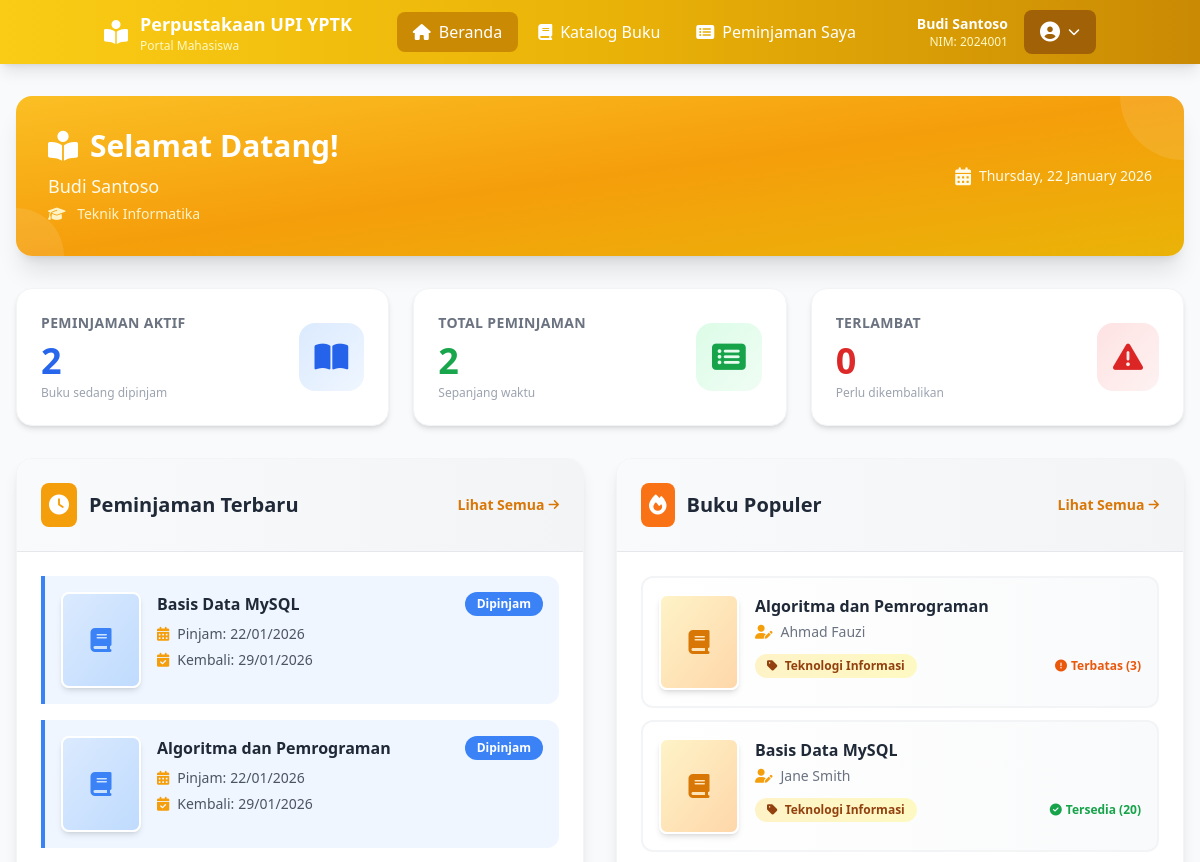
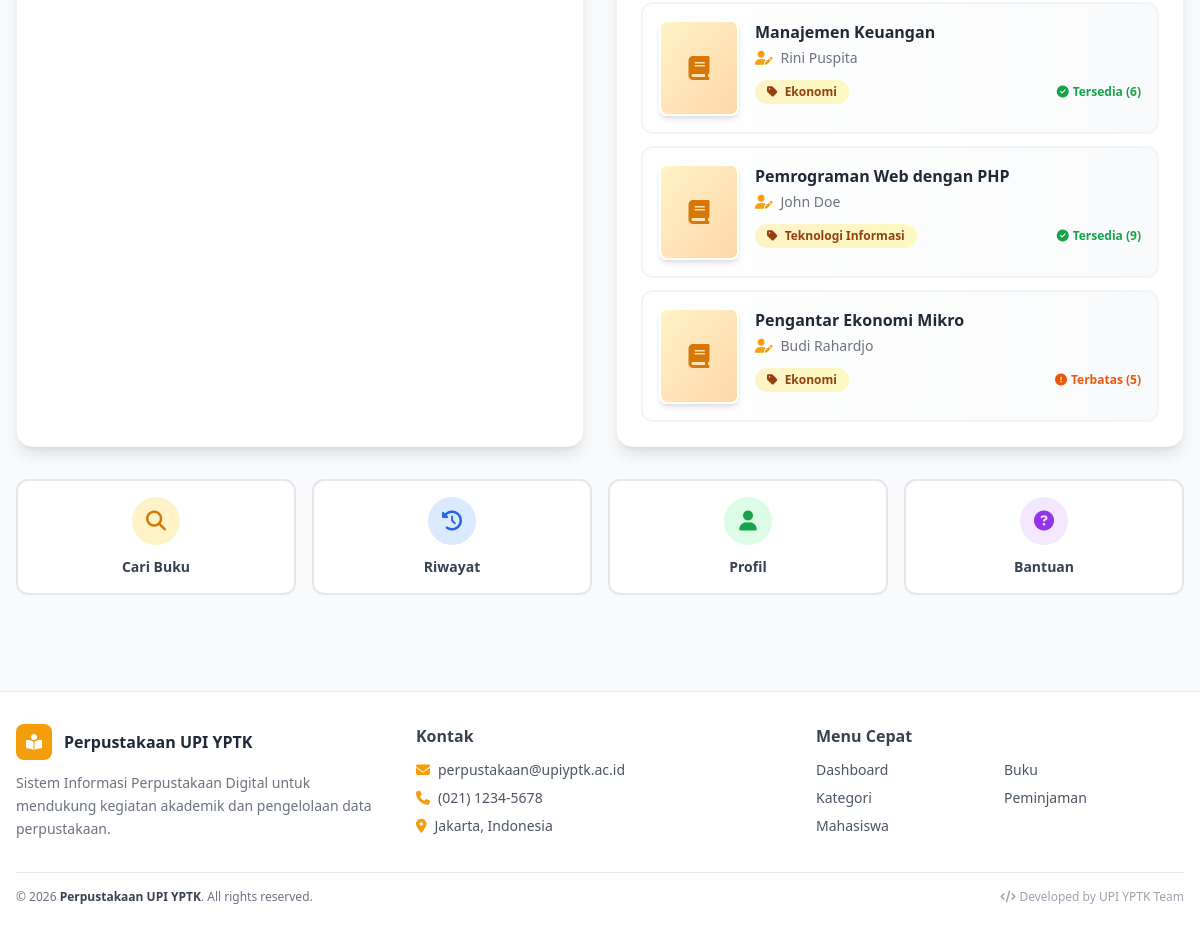
/student/dashboard.php (signed in), run on the app's committed database (2 pictures, top to bottom).
### tables this page shows
CREATE TABLE `peminjaman` (
  `id_peminjaman` int NOT NULL,
  `id_user` int NOT NULL,
  `id_buku` int NOT NULL,
  `tanggal_pinjam` date NOT NULL,
  `tanggal_kembali` date NOT NULL,
  `tanggal_pengembalian` date DEFAULT NULL,
  `status` enum('dipinjam','dikembalikan','terlambat') DEFAULT 'dipinjam',
  `denda` decimal(10,2) DEFAULT '0.00',
  `keterangan` text,
  `created_at` timestamp NULL DEFAULT CURRENT_TIMESTAMP
);

CREATE TABLE `buku` (
  `id_buku` int NOT NULL,
  `kode_buku` varchar(50) NOT NULL,
  `judul_buku` varchar(200) NOT NULL,
  `pengarang` varchar(100) NOT NULL,
  `penerbit` varchar(100) DEFAULT NULL,
  `tahun_terbit` year DEFAULT NULL,
  `id_kategori` int DEFAULT NULL,
  `stok` int DEFAULT '0',
  `lokasi_rak` varchar(50) DEFAULT NULL,
  `foto_buku` varchar(255) DEFAULT NULL,
  `created_at` timestamp NULL DEFAULT CURRENT_TIMESTAMP
);

CREATE TABLE `kategori` (
  `id_kategori` int NOT NULL,
  `nama_kategori` varchar(100) NOT NULL,
  `keterangan` text
);

### student/dashboard.php (the view, shortened to what the rows shown need)
<?php
require_once '../includes/header_student.php';
$conn = getConnection();
$student = getStudentData();
$recent_loans = $conn->query("
    SELECT p.*, b.judul_buku, b.kode_buku, b.foto_buku, k.nama_kategori,
           DATEDIFF(CURDATE(), p.tanggal_kembali) as hari_terlambat
    FROM peminjaman p
    JOIN buku b ON p.id_buku = b.id_buku
    LEFT JOIN kategori k ON b.id_kategori = k.id_kategori
    WHERE p.id_user = " . $student['id'] . "
    ORDER BY p.created_at DESC
    LIMIT 5
")->fetch_all(MYSQLI_ASSOC);
$popular_books = $conn->query("
    SELECT b.*, k.nama_kategori, COUNT(p.id_peminjaman) as jumlah_pinjam
    FROM buku b
    LEFT JOIN kategori k ON b.id_kategori = k.id_kategori
    LEFT JOIN peminjaman p ON b.id_buku = p.id_buku
    WHERE b.stok > 0
    GROUP BY b.id_buku
    ORDER BY jumlah_pinjam DESC, b.judul_buku
    LIMIT 6
")->fetch_all(MYSQLI_ASSOC);
?>
<div class="container mx-auto px-4 py-6 md:py-8 max-w-7xl">
    <div class="bg-gradient-to-br from-amber-400 via-amber-500 to-yellow-500 rounded-2xl shadow-xl p-6 md:p-8 mb-6 md:mb-8 text-white relative overflow-hidden">
        <div class="relative z-10">
            <div class="flex flex-col md:flex-row md:items-center md:justify-between">
                <div class="mb-4 md:mb-0">
                    <h2 class="text-2xl md:text-3xl font-bold mb-2 flex items-center">
                        <i class="fas fa-book-reader mr-3"></i>
                        Selamat Datang!
                    </h2>
                </div>
            </div>
        </div>
    </div>
    <div class="grid grid-cols-1 lg:grid-cols-2 gap-6 md:gap-8">
        <div class="bg-white rounded-2xl shadow-lg border border-gray-100 overflow-hidden">
            <div class="p-4 md:p-6">
                <div class="space-y-4">
                    <?php if (count($recent_loans) > 0): ?>
                        <?php foreach ($recent_loans as $loan): ?>
                            <div class="group border-l-4 <?php echo $loan['status'] == 'dipinjam' ? 'border-blue-500 bg-blue-50' : ($loan['status'] == 'terlambat' ? 'border-red-500 bg-red-50' : 'border-green-500 bg-green-50'); ?> p-4 rounded-r-xl hover:shadow-md transition-all duration-300">
                                <div class="flex gap-4">
                                    <div class="flex-shrink-0">
                                        <?php if ($loan['foto_buku'] && file_exists('../uploads/buku/' . $loan['foto_buku'])): ?>
                                            <img src="../uploads/buku/<?= htmlspecialchars($loan['foto_buku']); ?>"
                                                 alt="<?= htmlspecialchars($loan['judul_buku']); ?>"
                                                 class="w-16 h-20 md:w-20 md:h-24 object-cover rounded-lg shadow-md border-2 border-white">
                                        <?php else: ?>
                                            <div class="w-16 h-20 md:w-20 md:h-24 bg-gradient-to-br from-blue-100 to-blue-200 rounded-lg flex items-center justify-center shadow-md border-2 border-white">
                                                <i class="fas fa-book text-blue-500 text-2xl"></i>
                                            </div>
                                        <?php endif; ?>
                                    </div>
                                    <div class="flex-1 min-w-0 flex justify-between items-start gap-3">
                                        <div class="flex-1 min-w-0">
                                            <h4 class="font-bold text-gray-800 text-sm md:text-base mb-2 truncate group-hover:text-amber-600 transition-colors">
                                                <?php echo htmlspecialchars($loan['judul_buku']); ?>
                                            </h4>
                                            <div class="space-y-1.5">
                                                <p class="text-gray-600 text-xs md:text-sm flex items-center">
                                                    <i class="fas fa-calendar-alt text-amber-500 mr-2"></i>
                                                    Pinjam: <span class="font-medium ml-1"><?php echo date('d/m/Y', strtotime($loan['tanggal_pinjam'])); ?></span>
                                                </p>
                                                <p class="text-gray-600 text-xs md:text-sm flex items-center">
                                                    <i class="fas fa-calendar-check text-amber-500 mr-2"></i>
                                                    Kembali: <span class="font-medium ml-1"><?php echo date('d/m/Y', strtotime($loan['tanggal_kembali'])); ?></span>
                                                </p>
                                            </div>
                                        </div>
                                        <span class="flex-shrink-0 px-3 py-1 rounded-full text-xs font-bold whitespace-nowrap <?php
                                            echo $loan['status'] == 'dipinjam' ? 'bg-blue-500 text-white' :
                                                ($loan['status'] == 'terlambat' ? 'bg-red-500 text-white' : 'bg-green-500 text-white');
                                        ?>">
                                            <?php
                                            echo $loan['status'] == 'dipinjam' ? 'Dipinjam' :
                                                ($loan['status'] == 'terlambat' ? 'Terlambat' : 'Kembali');
                                            ?>
                                        </span>
                                    </div>
                                </div>
                            </div>
                        <?php endforeach; ?>
                    <?php endif; ?>
                </div>
            </div>
        </div>
        <div class="bg-white rounded-2xl shadow-lg border border-gray-100 overflow-hidden">
            <div class="p-4 md:p-6">
                <div class="space-y-3">
                    <?php if (count($popular_books) > 0): ?>
                        <?php foreach ($popular_books as $book): ?>
                            <div class="group border-2 border-gray-100 hover:border-amber-300 rounded-xl p-4 hover:shadow-lg transition-all duration-300 cursor-pointer bg-gradient-to-r from-white to-gray-50">
                                <div class="flex gap-4">
                                    <div class="flex-shrink-0">
                                        <?php if ($book['foto_buku'] && file_exists('../uploads/buku/' . $book['foto_buku'])): ?>
                                            <img src="../uploads/buku/<?= htmlspecialchars($book['foto_buku']); ?>"
                                                 alt="<?= htmlspecialchars($book['judul_buku']); ?>"
                                                 class="w-16 h-20 md:w-20 md:h-24 object-cover rounded-lg shadow-md border-2 border-white group-hover:scale-105 transition-transform duration-300">
                                        <?php else: ?>
                                            <div class="w-16 h-20 md:w-20 md:h-24 bg-gradient-to-br from-amber-100 to-orange-200 rounded-lg flex items-center justify-center shadow-md border-2 border-white group-hover:scale-105 transition-transform duration-300">
                                                <i class="fas fa-book text-amber-600 text-2xl"></i>
                                            </div>
                                        <?php endif; ?>
                                    </div>
                                    <div class="flex-1 min-w-0 flex items-start justify-between gap-3">
                                        <div class="flex-1 min-w-0">
                                            <h4 class="font-bold text-gray-800 text-sm md:text-base mb-1 truncate group-hover:text-amber-600 transition-colors">
                                                <?php echo htmlspecialchars($book['judul_buku']); ?>
                                            </h4>
                                            <p class="text-gray-500 text-xs md:text-sm flex items-center mb-3">
                                                <i class="fas fa-user-edit text-amber-500 mr-2"></i>
                                                <?php echo htmlspecialchars($book['pengarang']); ?>
                                            </p>
                                            <div class="flex items-center justify-between">
                                                <span class="px-3 py-1 bg-gradient-to-r from-amber-100 to-yellow-100 text-amber-800 rounded-full text-xs font-semibold">
                                                    <i class="fas fa-tag mr-1"></i>
                                                    <?php echo htmlspecialchars($book['nama_kategori'] ?: 'Umum'); ?>
                                                </span>
                                                <div class="flex items-center space-x-1">
                                                    <?php if ($book['stok'] > 5): ?>
                                                        <span class="text-green-600 text-xs font-semibold flex items-center">
                                                            <i class="fas fa-check-circle mr-1"></i>
                                                            Tersedia (<?php echo $book['stok']; ?>)
                                                        </span>
                                                    <?php elseif ($book['stok'] > 0): ?>
                                                        <span class="text-orange-600 text-xs font-semibold flex items-center">
                                                            <i class="fas fa-exclamation-circle mr-1"></i>
                                                            Terbatas (<?php echo $book['stok']; ?>)
                                                        </span>
                                                    <?php endif; ?>
                                                </div>
                                            </div>
                                        </div>
                                    </div>
                                </div>
                            </div>
                        <?php endforeach; ?>
                    <?php endif; ?>
                </div>
            </div>
        </div>
    </div>
</div>

### data on the page
peminjaman: id_buku.judul_buku "Basis Data MySQL", tanggal_pinjam "22/01/2026", tanggal_kembali "29/01/2026", status "Dipinjam"
peminjaman: id_buku.judul_buku "Algoritma dan Pemrograman", tanggal_pinjam "22/01/2026", tanggal_kembali "29/01/2026", status "Dipinjam"
buku: judul_buku "Algoritma dan Pemrograman", pengarang "Ahmad Fauzi", id_kategori.nama_kategori "Teknologi Informasi", stok "3"
buku: judul_buku "Basis Data MySQL", pengarang "Jane Smith", id_kategori.nama_kategori "Teknologi Informasi", stok "20"
buku: judul_buku "Manajemen Keuangan", pengarang "Rini Puspita", id_kategori.nama_kategori "Ekonomi", stok "6"
buku: judul_buku "Pemrograman Web dengan PHP", pengarang "John Doe", id_kategori.nama_kategori "Teknologi Informasi", stok "9"
buku: judul_buku "Pengantar Ekonomi Mikro", pengarang "Budi Rahardjo", id_kategori.nama_kategori "Ekonomi", stok "5"

### other printed values
$student['nama_lengkap'] "Budi Santoso"
$student['nim'] "2024001"
$student['jurusan'] ?: 'Mahasiswa' "Teknik Informatika"
